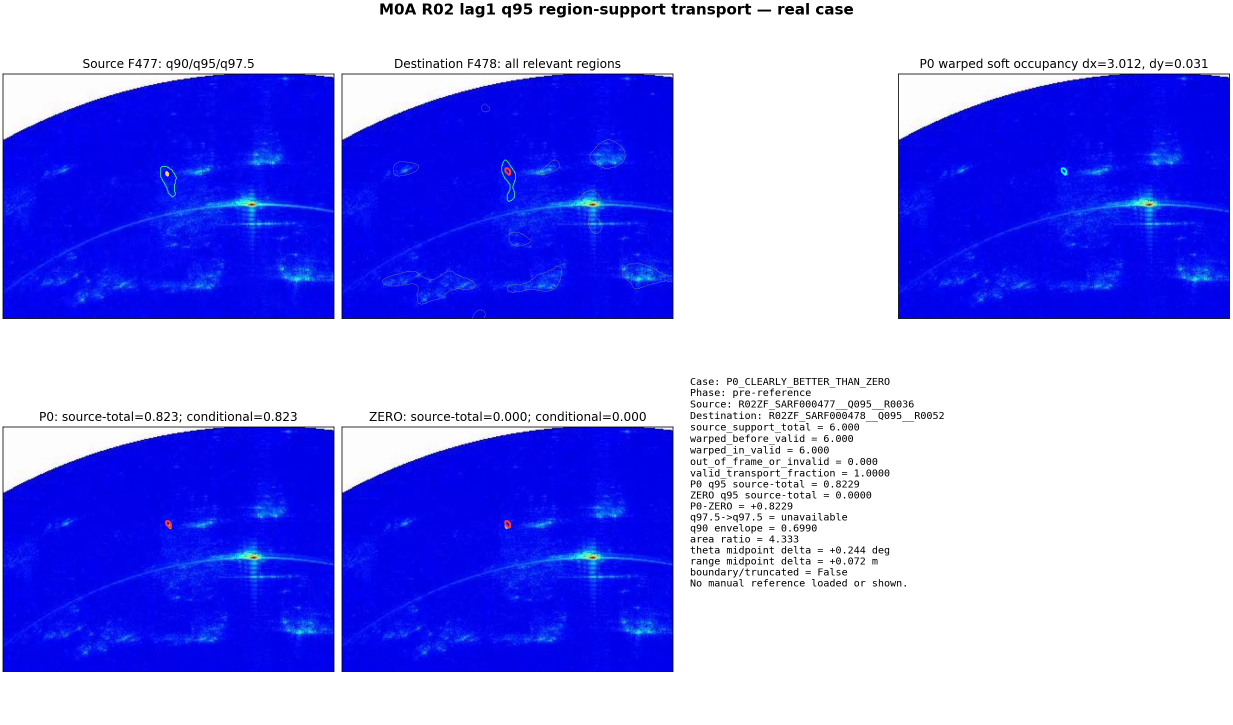
#> input picture output/person_physics_guided_image_domain_study_20260824/m0a_r02_lag1_q95_region_support_transport_pilot/figures/pre_reference/01_p0_clearly_better_than_zero.png, 2465 x 1450 px (shown at 1/2 size)
$ python -i run_person_t0.py   (imports and definitions only)   (Python 2 division)
#> lines starting #> are read from the running program, lines starting #| are printed output that depends on the picture
from __future__ import annotations

import argparse
import hashlib
import json
import math
import shutil
import zipfile
from collections import defaultdict
from pathlib import Path
from typing import Any, Iterable

import cv2
import matplotlib

# [1 line not run here, left out]
import matplotlib.pyplot as plt
import numpy as np
import pandas as pd


SCRIPT = Path(__file__).resolve()
TASK = SCRIPT.parent
WORKSPACE = TASK.parents[1]
OUTPUT = WORKSPACE / "output" / "person_t0_temporal_candidate_ambiguity_structure_20260903"
PRE = OUTPUT / "pre_reference"
POST = OUTPUT / "post_reference_diagnostic_only"
PACK = WORKSPACE / "review_packs" / "PERSON_T0_TEMPORAL_CANDIDATE_AMBIGUITY_STRUCTURE_20260903"
PACK_ZIP = PACK.with_suffix(".zip")

R2_PRE = WORKSPACE / "output" / "person_terg_r2_runtime_grounding_and_full_stream_hypothesis_management_20260830" / "pre_reference"
D0R_PRE = WORKSPACE / "output" / "person_terg_d0r_set_valued_graph_representation_repair_20260829" / "pre_reference"
R0_PRE = WORKSPACE / "output" / "person_terg_r0_set_valued_explanation_constraint_propagation_20260829" / "pre_reference"
RANGE_PRE = WORKSPACE / "output" / "person_range_temporal_decision_study_20260830" / "pre_reference"
B0_PRE = WORKSPACE / "output" / "person_b0_end_to_end_capability_and_bottleneck_study_20260830" / "pre_reference"
B0_POST = WORKSPACE / "output" / "person_b0_end_to_end_capability_and_bottleneck_study_20260830" / "post_reference_oracle_diagnostic_only"
OPTICAL_PATH = WORKSPACE / "output" / "person_optical_guided_sar_annotation_full_20260823" / "optical_person_frame_hypotheses.parquet"

FRAME_REGISTRY = R2_PRE / "full_stream_frame_registry_pre_reference.parquet"
Q95_REGIONS = R2_PRE / "full_stream_q95_response_regions_pre_reference.parquet"
Q95_MASKS = R2_PRE / "full_stream_q95_masks"
SHELLS = R2_PRE / "full_stream_optical_shells_pre_reference.parquet"
SHELL_EDGES = R2_PRE / "full_stream_shell_q95_pixel_edges_pre_reference.parquet"
RUNTIME_FAMILIES = R2_PRE / "runtime_candidate_family_membership_pre_reference.parquet"
LIFECYCLE = R2_PRE / "full_stream_hypothesis_lifecycle_pre_reference.parquet"
P0_AVAILABILITY = R2_PRE / "full_stream_frozen_p0_availability_pre_reference.parquet"
P0_EDGES = R2_PRE / "full_stream_available_frozen_p0_q95_edges_pre_reference.parquet"
P0_MODELS = B0_PRE / "full_stream_p0_models.jsonl"
STRICT_MEMBERSHIP = RANGE_PRE / "global_mutual_dominant_p0_family_membership.parquet"
NATURAL_EVENTS = RANGE_PRE / "all_natural_corridor_family_frame_events.parquet"
MATCHED_NULL_TOP = RANGE_PRE / "r03_source_and_matched_null_top_family_records.parquet"
MATCHED_NULL_CONTROLS = RANGE_PRE / "r03_matched_null_control_ledger.csv"
D0R_FAMILIES = D0R_PRE / "admissible_component_families_pre_reference.parquet"
D0R_MEMBERSHIP = D0R_PRE / "component_family_membership_pre_reference.parquet"
D0R_EDGES = D0R_PRE / "set_valued_physical_temporal_edges_pre_reference.parquet"
R1_FAMILY_DIAG = WORKSPACE / "output" / "person_terg_r1_adaptive_evidence_activation_and_relational_composition_20260829" / "pre_reference" / "response_component_family_diagnosis_pre_reference.parquet"
R0_BURDEN = R0_PRE / "segment_joint_world_burden_pre_reference.parquet"
R0_FAMILY_STATUS = R0_PRE / "family_domain_status_pre_reference.parquet"

REFERENCE = B0_POST / "r01_r02_r03_manual_range_reference_oracle_only.parquet"
FRAGMENT_TARGET_MAP = B0_POST / "raw_fragment_to_offline_target_mapping_oracle_only.csv"

RUNS = ("R01ZF", "R02ZF", "R03ZF")
MODE = "CAUSAL_REPLAY"

WINDOWS = [
    {
        "window_id": "W1_R01_SINGLE_AZIMUTH_SWEEP_F097_F112",
        "run_id": "R01ZF",
        "start_frame": 97,
        "end_frame": 112,
        "track_ids": ["R01ZF_REUSED_R01ZF_PERSON003"],
        "case_axes": "single currently observed optical fragment; large azimuth change; long-lived competing SAR support",
        "selection_rule": "fixed from pre-reference lifecycle and shell tables: PERSON003 is the only currently observed fragment while older hypotheses remain censored",
    },
    {
        "window_id": "W2_R03_SINGLE_WEAK_AZIMUTH_F458_F475",
        "run_id": "R03ZF",
        "start_frame": 458,
        "end_frame": 475,
        "track_ids": ["R03ZF_I01_T0004"],
        "case_axes": "single optical fragment; weak azimuth change; recurrence versus matched-null background compatibility",
        "selection_rule": "fixed from pre-reference shell/lifecycle tables and the pre-frozen R03 matched-null design; no PERSON reference used",
    },
    {
        "window_id": "W3_R02_TWO_TARGET_ENTRY_F469_F480",
        "run_id": "R02ZF",
        "start_frame": 469,
        "end_frame": 480,
        "track_ids": ["R02ZF_REUSED_R02ZF_PERSON017", "R02ZF_REUSED_R02ZF_PERSON018"],
        "case_axes": "two-target entry/approach; early P0 unavailability; shared candidate support",
        "selection_rule": "fixed from pre-reference lifecycle, shell, and P0 availability states to separate missing interface from candidate elimination",
    },
    {
        "window_id": "W4_R02_MULTI_TARGET_COMPETITION_F487_F494",
        "run_id": "R02ZF",
        "start_frame": 487,
        "end_frame": 494,
        "track_ids": [
            "R02ZF_REUSED_R02ZF_PERSON017",
            "R02ZF_REUSED_R02ZF_PERSON018",
            "R02ZF_REUSED_R02ZF_PERSON021",
            "R02ZF_REUSED_R02ZF_PERSON023",
            "R02ZF_REUSED_R02ZF_PERSON024",
        ],
        "case_axes": "five optical fragments; shared response; split/merge/deformation; identity permutation pressure",
        "selection_rule": "fixed from pre-reference current-observation and relation-overlap tables at the dense R02 stream ending",
    },
    {
        "window_id": "W5_R01_HIGH_BACKGROUND_TOPOLOGY_F048_F055",
        "run_id": "R01ZF",
        "start_frame": 48,
        "end_frame": 55,
        "track_ids": [
            "R01ZF_REUSED_R01ZF_PERSON001",
            "R01ZF_REUSED_R01ZF_PERSON002",
            "R01ZF_REUSED_R01ZF_PERSON003",
        ],
        "case_axes": "strong full-fan Q95 background; multi-region families; topology/deformation representation stress",
        "selection_rule": "fixed from pre-reference Q95 burden, set-valued family, and topology tables; not selected by reference retention",
    },
]


# [6 lines left out: function sha256_file, not called in this run]


def stable_id(prefix: str, *parts: object) -> str:
    value = "|".join(str(part) for part in parts).encode("utf-8")
    return f"{prefix}_{hashlib.sha256(value).hexdigest()[:20].upper()}"


def write_json(path: Path, value: Any) -> None:
    path.parent.mkdir(parents=True, exist_ok=True)
    path.write_text(json.dumps(value, ensure_ascii=False, indent=2) + "\n", encoding="utf-8")


# [17 lines left out: functions write_table, read_non_r04, not called in this run]


def semicolon(values: Iterable[object]) -> str:
    return ";".join(sorted({str(value) for value in values if pd.notna(value) and str(value)}))


# [239 lines left out: functions parse_set, window_mask, analysis_contract, load_pre_inputs, selected_frames, build_input_manifest and 3 more, not called in this run]


def build_candidate_evolution(data: dict[str, pd.DataFrame]) -> tuple[pd.DataFrame, pd.DataFrame]:
    shell_edges = data["shell_edges"]
    runtime = data["runtime_families"]
    strict = data["strict_membership"]
    lifecycle = data["lifecycle"]
    shells = data["shells"]
    regions = data["regions"]

    all_rows: list[pd.DataFrame] = []
    frame_rows: list[dict[str, Any]] = []
    geom = regions[[
        "run_id", "frame_index", "region_id", "pixel_count", "area_m2", "range_min_m", "range_max_m",
        "theta_min_deg", "theta_max_deg", "touches_observable_boundary", "has_truncated_support", "structure_state",
    ]]
    for window in WINDOWS:
        for track_id in window["track_ids"]:
            base = shell_edges[
                shell_edges["run_id"].eq(window["run_id"])
                & shell_edges["mode"].eq(MODE)
                & shell_edges["track_id"].eq(track_id)
                & shell_edges["frame_index"].between(window["start_frame"], window["end_frame"])
            ].copy()
            base = base.merge(
                runtime[
                    runtime["run_id"].eq(window["run_id"])
                    & runtime["mode"].eq(MODE)
                    & runtime["track_id"].eq(track_id)
                ][["run_id", "frame_index", "track_id", "region_id", "family_id"]].rename(columns={"family_id": "causal_upper_family_id"}),
                on=["run_id", "frame_index", "track_id", "region_id"], how="left", validate="one_to_one",
            )
            base = base.merge(
                strict[["run_id", "frame_index", "region_id", "strict_family_id"]],
                on=["run_id", "frame_index", "region_id"], how="left", validate="many_to_one",
            )
            base = base.merge(geom, on=["run_id", "frame_index", "region_id"], how="left", validate="many_to_one", suffixes=("", "_geom"))
            if base[["causal_upper_family_id", "strict_family_id"]].isna().any().any():
                raise RuntimeError(f"family mapping incomplete for {window['window_id']} {track_id}")
            base["window_id"] = window["window_id"]
            all_rows.append(base)

    rows = pd.concat(all_rows, ignore_index=True)
    share = (
        rows.groupby(["window_id", "run_id", "frame_index", "strict_family_id"])["track_id"]
        .agg(shared_track_count="nunique", shared_track_ids=semicolon)
        .reset_index()
    )
    rows = rows.merge(share, on=["window_id", "run_id", "frame_index", "strict_family_id"], how="left")
    rows["identity_competition_observed"] = rows["shared_track_count"].gt(1)

    for window in WINDOWS:
        for track_id in window["track_ids"]:
            frames = track_frames(window, shells, track_id)
            life = lifecycle[
                lifecycle["run_id"].eq(window["run_id"])
                & lifecycle["mode"].eq(MODE)
                & lifecycle["runtime_optical_fragment_id"].eq(track_id)
            ].set_index("frame_index")
            sw = shells[
                shells["run_id"].eq(window["run_id"])
                & shells["mode"].eq(MODE)
                & shells["track_id"].eq(track_id)
            ].set_index("frame_index")
            subset = rows[rows["window_id"].eq(window["window_id"]) & rows["track_id"].eq(track_id)]
            for frame_index in frames:
                frame = subset[subset["frame_index"].eq(frame_index)]
                strict_groups = frame.groupby("strict_family_id")["region_id"].nunique() if len(frame) else pd.Series(dtype=int)
                current = life.loc[frame_index] if frame_index in life.index else None
                shell = sw.loc[frame_index]
                frame_rows.append({
                    "window_id": window["window_id"],
                    "run_id": window["run_id"],
                    "track_id": track_id,
                    "frame_index": frame_index,
                    "angle_region_count": int(frame["region_id"].nunique()),
                    "causal_upper_family_count": int(frame["causal_upper_family_id"].nunique()),
                    "strict_mutual_core_family_count": int(frame["strict_family_id"].nunique()),
                    "multi_region_strict_family_count": int((strict_groups > 1).sum()),
                    "shared_strict_family_count": int(frame.loc[frame["shared_track_count"].gt(1), "strict_family_id"].nunique()),
                    "angle_region_set": semicolon(frame["region_id"]),
                    "causal_upper_family_set": semicolon(frame["causal_upper_family_id"]),
                    "strict_mutual_core_family_set": semicolon(frame["strict_family_id"]),
                    "current_optical_state": "UNAVAILABLE" if current is None else str(current.current_optical_state),
                    "lifecycle_state": "UNAVAILABLE" if current is None else str(current.lifecycle_state),
                    "sar_p0_interface_state": "UNAVAILABLE" if current is None else str(current.sar_p0_interface_state),
                    "effective_intervals_json": str(shell.effective_intervals_json),
                    "corridor_width_deg": float(shell.effective_width_deg),
                    "count_comparison_semantics": "NON_NESTED_REPRESENTATION_VIEWS_NOT_MONOTONIC_TRACKER_ABLATION",
                })
    event_columns = [
        "window_id", "run_id", "track_id", "frame_index", "region_id", "strict_family_id", "causal_upper_family_id",
        "pixel_count", "area_m2", "range_min_m", "range_max_m", "theta_min_deg", "theta_max_deg", "structure_state",
        "touches_observable_boundary", "has_truncated_support", "shared_track_count", "shared_track_ids",
        "identity_competition_observed", "intersection_pixel_count", "region_coverage_fraction",
    ]
    return rows[event_columns].sort_values(["window_id", "track_id", "frame_index", "strict_family_id", "region_id"]), pd.DataFrame(frame_rows)


# [1168 lines left out: functions build_family_ledger, build_ablation_ledger, load_rgb, optical_image_for_sar, draw_optical_boxes, mask_for_region_ids and 23 more, not called in this run]


# [2 lines not run here, left out]

>>> import cv2
>>> picture = cv2.imread('../../output/person_physics_guided_image_domain_study_20260824/m0a_r02_lag1_q95_region_support_transport_pilot/figures/pre_reference/01_p0_clearly_better_than_zero.png', cv2.IMREAD_GRAYSCALE)
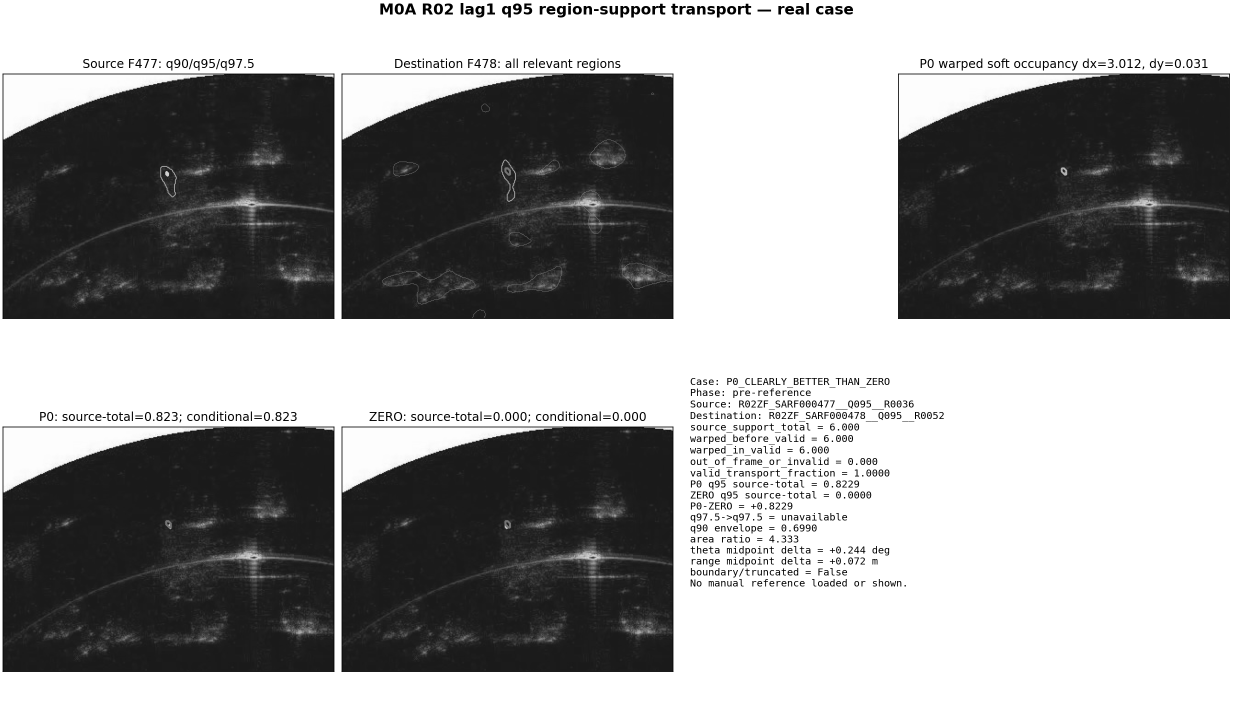
#> picture: shape (1450, 2465) (shown at 1/2 size); min 0, max 255, mean 157.3
#> (the run stopped early here; a loop or call above may not have finished)

$ run again, on output/person_physics_guided_image_domain_study_20260824/m0a_r02_lag1_q95_region_support_transport_pilot/figures/pre_reference/05_q95_weak_q90_envelope_continues.png
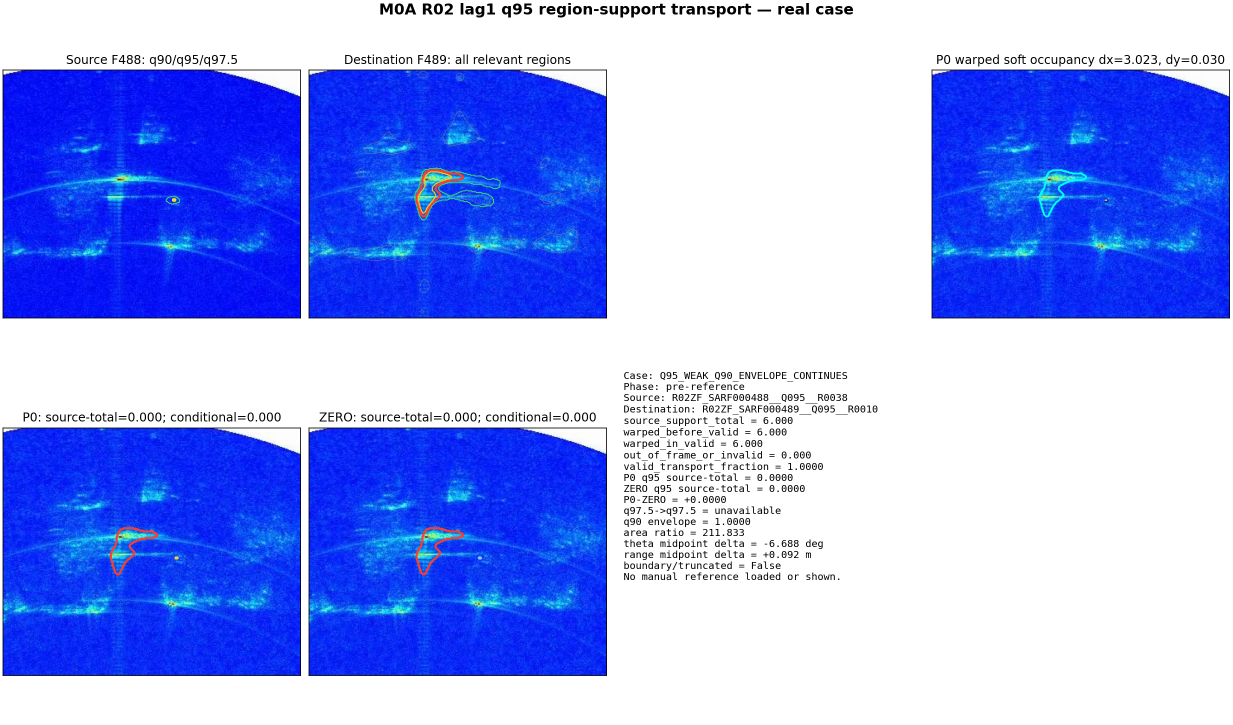
#> input picture output/person_physics_guided_image_domain_study_20260824/m0a_r02_lag1_q95_region_support_transport_pilot/figures/pre_reference/05_q95_weak_q90_envelope_continues.png, 2465 x 1450 px (shown at 1/2 size)
#> `picture = cv2.imread('../../output/person_physics_guided_image_domain_..`:
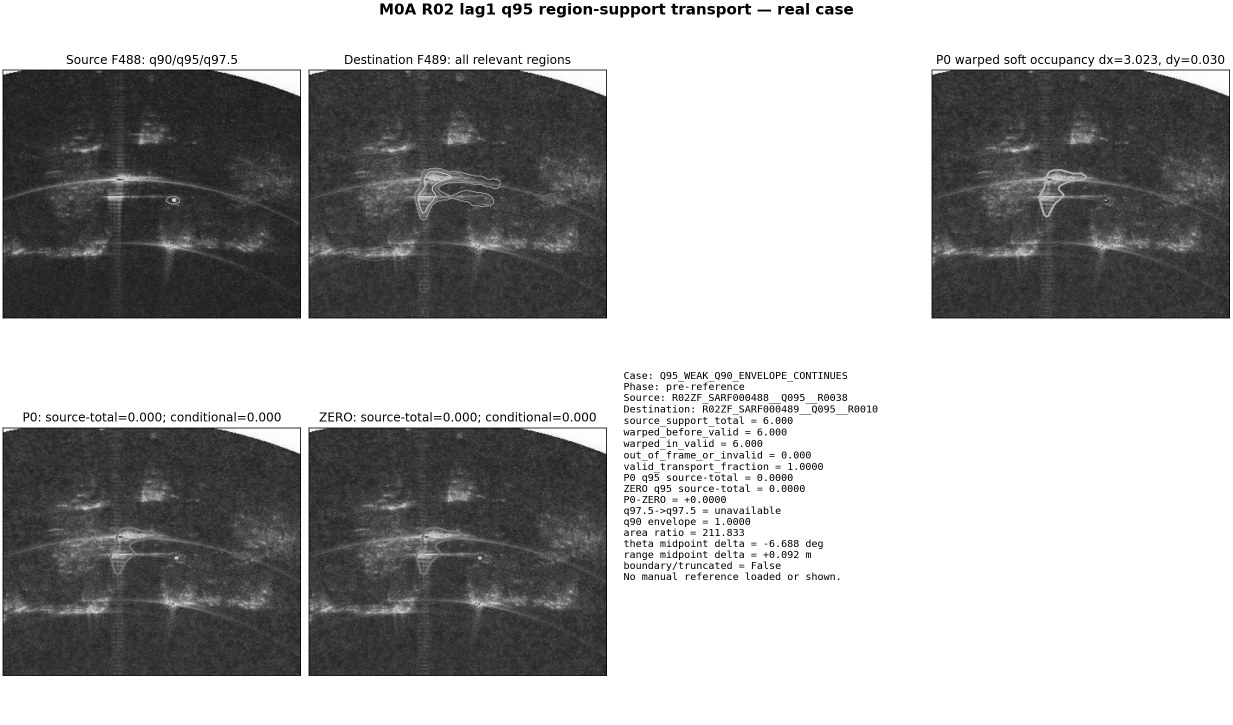
#> picture: shape (1450, 2465) (shown at 1/2 size); min 0, max 255, mean 172.1
